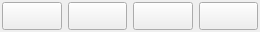
<?xml version="1.0" encoding="UTF-8"?>
<ui version="4.0">
 <class>SequencerController</class>
 <widget class="QWidget" name="SequencerController">
  <property name="geometry">
   <rect>
    <x>0</x>
    <y>0</y>
    <width>260</width>
    <height>32</height>
   </rect>
  </property>
  <property name="sizePolicy">
   <sizepolicy hsizetype="Expanding" vsizetype="Minimum">
    <horstretch>0</horstretch>
    <verstretch>0</verstretch>
   </sizepolicy>
  </property>
  <property name="minimumSize">
   <size>
    <width>260</width>
    <height>32</height>
   </size>
  </property>
  <property name="maximumSize">
   <size>
    <width>16777215</width>
    <height>32</height>
   </size>
  </property>
  <property name="windowTitle">
   <string>Form</string>
  </property>
  <layout class="QGridLayout" name="gridLayout">
   <property name="margin">
    <number>2</number>
   </property>
   <item row="0" column="5">
    <widget class="QPushButton" name="buttonNext">
     <property name="sizePolicy">
      <sizepolicy hsizetype="Minimum" vsizetype="MinimumExpanding">
       <horstretch>1</horstretch>
       <verstretch>0</verstretch>
      </sizepolicy>
     </property>
     <property name="minimumSize">
      <size>
       <width>48</width>
       <height>28</height>
      </size>
     </property>
     <property name="maximumSize">
      <size>
       <width>16777215</width>
       <height>28</height>
      </size>
     </property>
     <property name="toolTip">
      <string>Next song</string>
     </property>
     <property name="text">
      <string/>
     </property>
     <property name="icon">
      <iconset resource="resources.qrc">
       <normaloff>:/images/mmNext.png</normaloff>:/images/mmNext.png</iconset>
     </property>
     <property name="iconSize">
      <size>
       <width>20</width>
       <height>20</height>
      </size>
     </property>
    </widget>
   </item>
   <item row="0" column="1">
    <widget class="QPushButton" name="buttonPlay">
     <property name="sizePolicy">
      <sizepolicy hsizetype="Minimum" vsizetype="MinimumExpanding">
       <horstretch>1</horstretch>
       <verstretch>0</verstretch>
      </sizepolicy>
     </property>
     <property name="minimumSize">
      <size>
       <width>48</width>
       <height>28</height>
      </size>
     </property>
     <property name="maximumSize">
      <size>
       <width>16777215</width>
       <height>28</height>
      </size>
     </property>
     <property name="toolTip">
      <string>Play / Continue</string>
     </property>
     <property name="text">
      <string/>
     </property>
     <property name="icon">
      <iconset resource="resources.qrc">
       <normaloff>:/images/mmPlay.png</normaloff>:/images/mmPlay.png</iconset>
     </property>
     <property name="iconSize">
      <size>
       <width>20</width>
       <height>20</height>
      </size>
     </property>
     <property name="checkable">
      <bool>true</bool>
     </property>
    </widget>
   </item>
   <item row="0" column="2">
    <widget class="QPushButton" name="buttonStop">
     <property name="sizePolicy">
      <sizepolicy hsizetype="Minimum" vsizetype="Expanding">
       <horstretch>1</horstretch>
       <verstretch>0</verstretch>
      </sizepolicy>
     </property>
     <property name="minimumSize">
      <size>
       <width>48</width>
       <height>28</height>
      </size>
     </property>
     <property name="maximumSize">
      <size>
       <width>16777215</width>
       <height>28</height>
      </size>
     </property>
     <property name="toolTip">
      <string>Stop</string>
     </property>
     <property name="text">
      <string/>
     </property>
     <property name="icon">
      <iconset resource="resources.qrc">
       <normaloff>:/images/mmStop.png</normaloff>:/images/mmStop.png</iconset>
     </property>
     <property name="iconSize">
      <size>
       <width>20</width>
       <height>20</height>
      </size>
     </property>
    </widget>
   </item>
   <item row="0" column="4">
    <widget class="QPushButton" name="buttonPrev">
     <property name="sizePolicy">
      <sizepolicy hsizetype="Minimum" vsizetype="MinimumExpanding">
       <horstretch>1</horstretch>
       <verstretch>0</verstretch>
      </sizepolicy>
     </property>
     <property name="minimumSize">
      <size>
       <width>48</width>
       <height>28</height>
      </size>
     </property>
     <property name="maximumSize">
      <size>
       <width>16777215</width>
       <height>28</height>
      </size>
     </property>
     <property name="toolTip">
      <string>Previous song</string>
     </property>
     <property name="text">
      <string/>
     </property>
     <property name="icon">
      <iconset resource="resources.qrc">
       <normaloff>:/images/mmPrev.png</normaloff>:/images/mmPrev.png</iconset>
     </property>
     <property name="iconSize">
      <size>
       <width>20</width>
       <height>20</height>
      </size>
     </property>
     <property name="flat">
      <bool>false</bool>
     </property>
    </widget>
   </item>
  </layout>
 </widget>
 <tabstops>
  <tabstop>buttonPlay</tabstop>
  <tabstop>buttonStop</tabstop>
  <tabstop>buttonPrev</tabstop>
  <tabstop>buttonNext</tabstop>
 </tabstops>
 <resources>
  <include location="resources.qrc"/>
 </resources>
 <connections/>
</ui>
